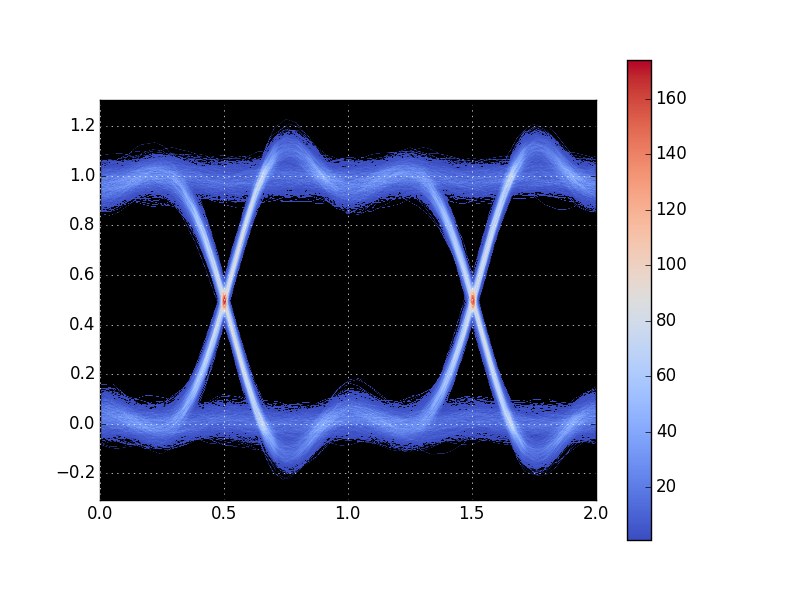

Generate this figure with Python:
# Copyright (c) 2015, Warren Weckesser.  All rights reserved.
# This software is licensed according to the "BSD 2-clause" license.

from eyediagram.demo_data import demo_data
from eyediagram.mpl import eyediagram
import matplotlib.pyplot as plt


# Get some data for the demonstration.
num_symbols = 5000
samples_per_symbol = 24
y = demo_data(num_symbols, samples_per_symbol)

eyediagram(y, 2*samples_per_symbol, offset=16, cmap=plt.cm.coolwarm)

plt.show()
